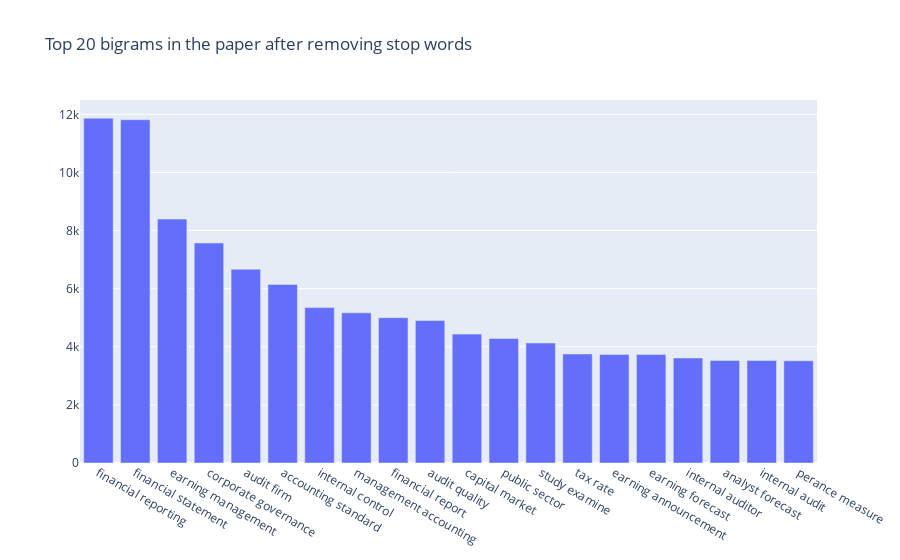

Notebook source saved alongside this figure:
### Markdown cell above
## Bigrams

### Code cell
def get_top_n_bigram(corpus, n=None):
    vec = CountVectorizer(ngram_range=(2, 2), stop_words=stop_list).fit(corpus)
    bag_of_words = vec.transform(corpus)
    sum_words = bag_of_words.sum(axis=0) 
    words_freq = [(word, sum_words[0, idx]) for word, idx in vec.vocabulary_.items()]
    words_freq =sorted(words_freq, key = lambda x: x[1], reverse=True)
    return words_freq[:n]
common_words = get_top_n_bigram(dt3c['content_3'], NUM_OF_WORDS_IN_EACH_TOPIC)
df3 = pd.DataFrame(common_words, columns = ['bigram' , 'count'])

fig = go.Figure([go.Bar(x=df3['bigram'], y=df3['count'])])
fig.update_layout(title=go.layout.Title(text="Top {} bigrams in the paper after removing stop words".format(NUM_OF_WORDS_IN_EACH_TOPIC)))
fig.show()

### Figure 1 — Plotly figure (JSON) as saved in the notebook; plotly's stock layout.template omitted (floating-point values rounded to 4 significant figures)
{"data": [{"type": "bar", "x": ["financial reporting", "financial statement", "earning management", "corporate governance", "audit firm", "accounting standard", "internal control", "management accounting", "financial report", "audit quality", "capital market", "public sector", "study examine", "tax rate", "earning announcement", "earning forecast", "internal auditor", "analyst forecast", "internal audit", "perance measure"], "y": [11869, 11815, 8395, 7572, 6669, 6147, 5348, 5168, 5001, 4903, 4436, 4286, 4131, 3752, 3738, 3732, 3616, 3532, 3531, 3518]}], "layout": {"title": {"text": "Top 20 bigrams in the paper after removing stop words"}}}
